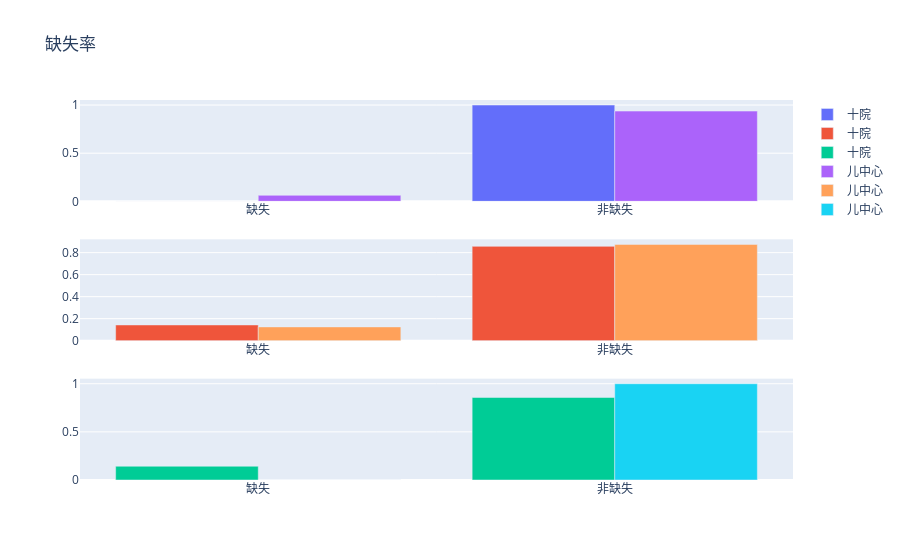

The code cell stored with this chart in its notebook:
### Markdown cell above
## 创建figure

需要使用子图时，采用```make_subplots```功能

### Code cell
fig = make_subplots(
    rows=3, 
    cols=1
) # 3x1布局

var_names = data.columns[1:]
for dataset in data['dataset'].unique():
    sub_df = data.loc[data['dataset'] == dataset]

    for i, col in enumerate(var_names):
        null_rate = sub_df[col].isnull().mean() # 计算缺失率

        trace = go.Bar(
            x=['缺失', '非缺失'], 
            y=[null_rate, 1 - null_rate], 
            name=dataset
        )

        # 需要额外的指定row, col，明确trace添加的位置
        # 同样的位置可以多次添加trace
        fig.add_trace(
            trace,
            row=i + 1, #注意: col和row都是从1开始编号的
            col=1
        )

fig.update_layout(
    title='缺失率' # 这个是整张图的标题
)

fig

### Figure 1 — Plotly figure (JSON) as saved in the notebook; plotly's stock layout.template omitted (floating-point values rounded to 4 significant figures)
{"data": [{"name": "十院", "type": "bar", "x": ["缺失", "非缺失"], "xaxis": "x", "y": [0, 1], "yaxis": "y"}, {"name": "十院", "type": "bar", "x": ["缺失", "非缺失"], "xaxis": "x2", "y": [0.1429, 0.8571], "yaxis": "y2"}, {"name": "十院", "type": "bar", "x": ["缺失", "非缺失"], "xaxis": "x3", "y": [0.1429, 0.8571], "yaxis": "y3"}, {"name": "儿中心", "type": "bar", "x": ["缺失", "非缺失"], "xaxis": "x", "y": [0.0625, 0.9375], "yaxis": "y"}, {"name": "儿中心", "type": "bar", "x": ["缺失", "非缺失"], "xaxis": "x2", "y": [0.125, 0.875], "yaxis": "y2"}, {"name": "儿中心", "type": "bar", "x": ["缺失", "非缺失"], "xaxis": "x3", "y": [0, 1], "yaxis": "y3"}], "layout": {"title": {"text": "缺失率"}, "xaxis": {"anchor": "y", "domain": [0, 1]}, "xaxis2": {"anchor": "y2", "domain": [0, 1]}, "xaxis3": {"anchor": "y3", "domain": [0, 1]}, "yaxis": {"anchor": "x", "domain": [0.7333, 1]}, "yaxis2": {"anchor": "x2", "domain": [0.3667, 0.6333]}, "yaxis3": {"anchor": "x3", "domain": [0, 0.2667]}}}
